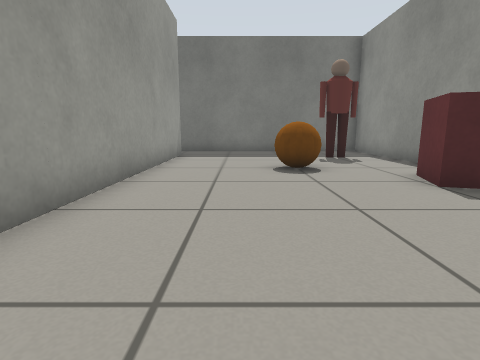
[1] (above)

24 first-person views from a walk through a robot-simulator world made for Gazebo. The camera is 0.5 m above the floor, tilts 10° down and sees 80° across. The floor is counted in squares, 0.5 m on a side. Each view is taken from the middle of a square. On the plan, view 1 faces up. The plan holds only what a view shows up to about 11 squares ahead; the rest is blank. Some stock models are drawn as simple stand-ins.

[2]
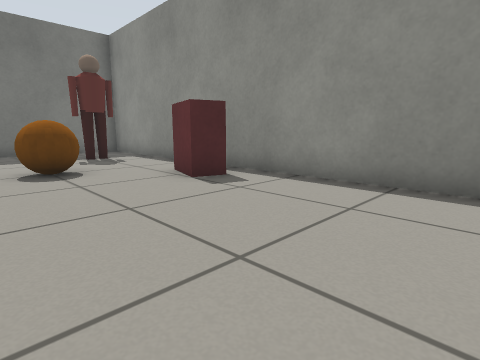

[3]
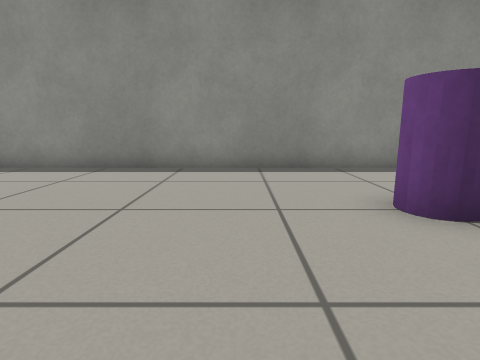

[4]
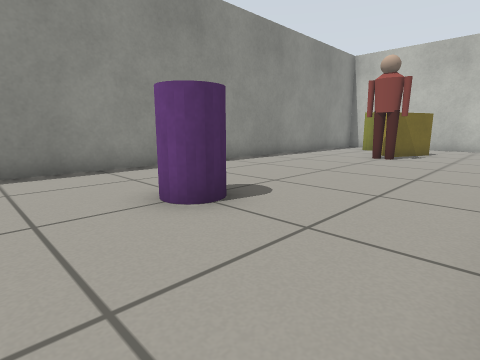

[5]
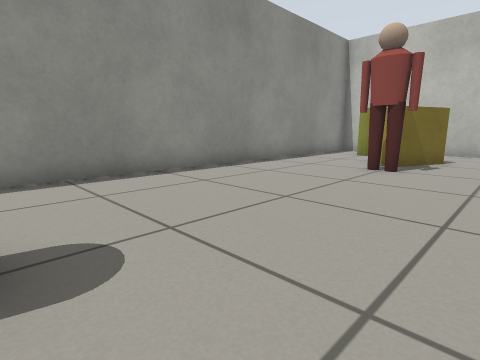

[6]
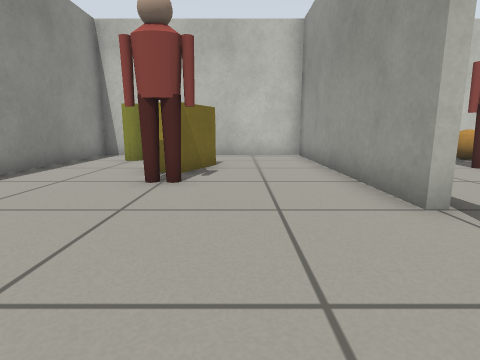

[7]
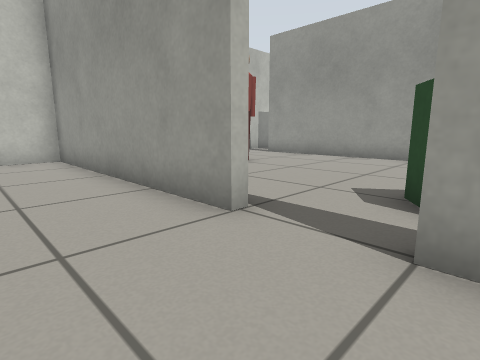

[8]
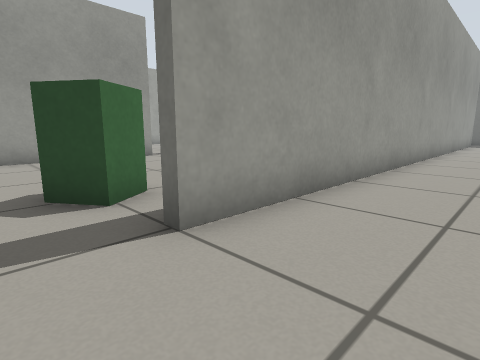

[9]
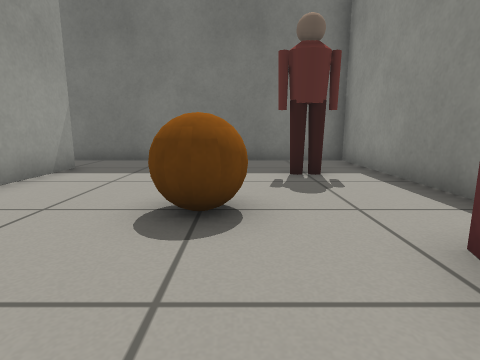

[10]
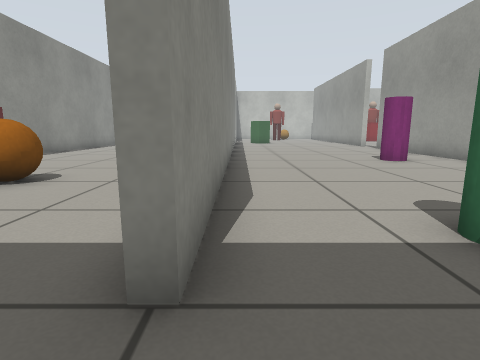

[11]
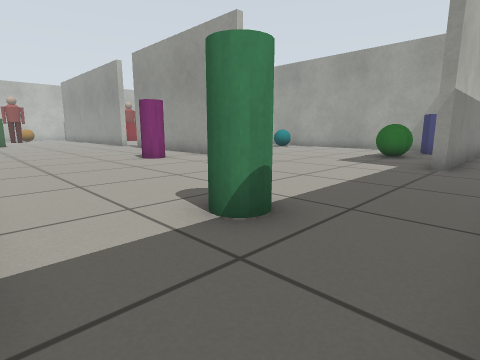

[12]
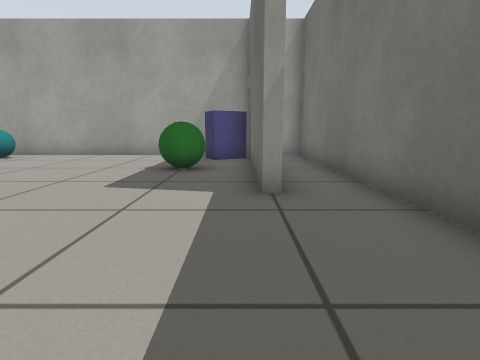

[13]
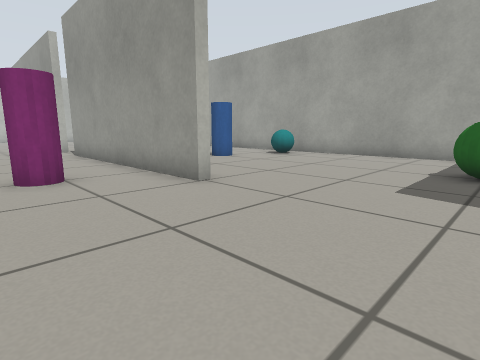

[14]
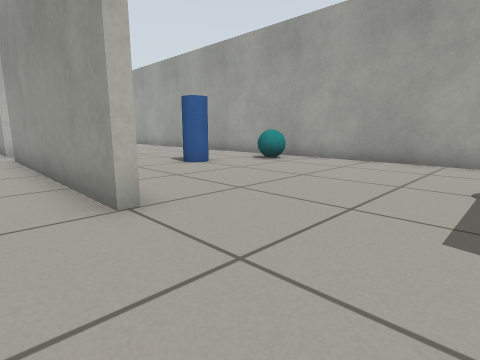

[15]
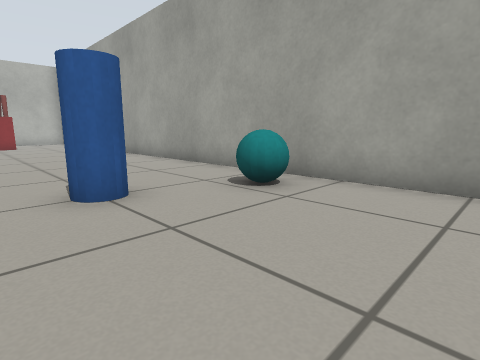

[16]
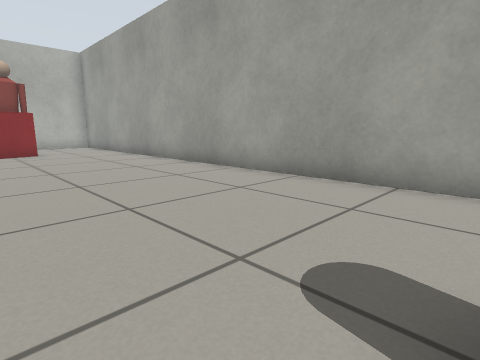

[17]
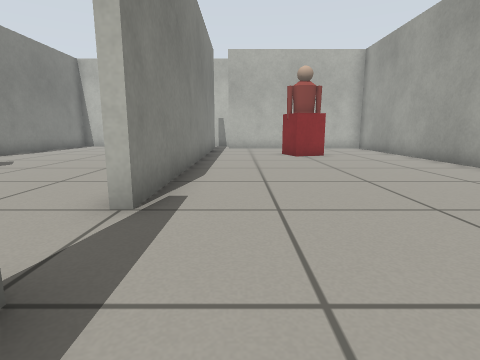

[18]
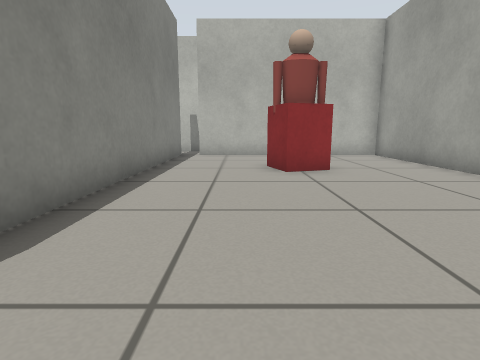

[19]
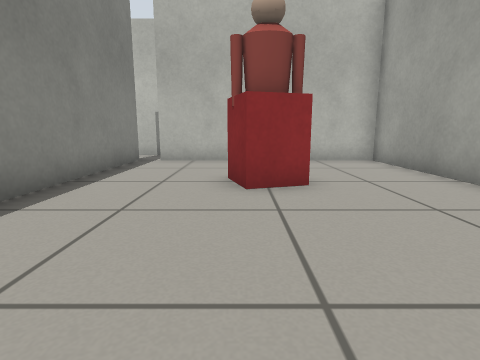

[20]
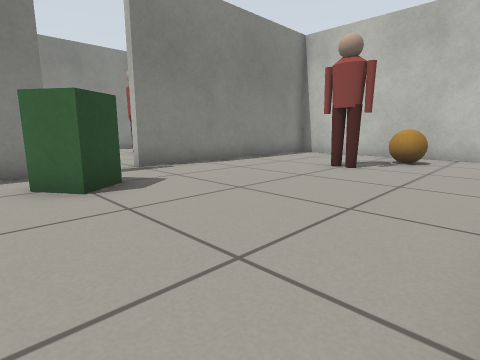

[21]
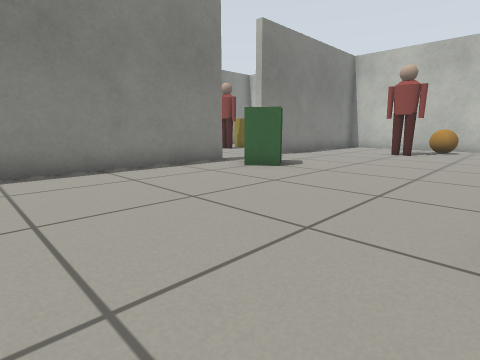

[22]
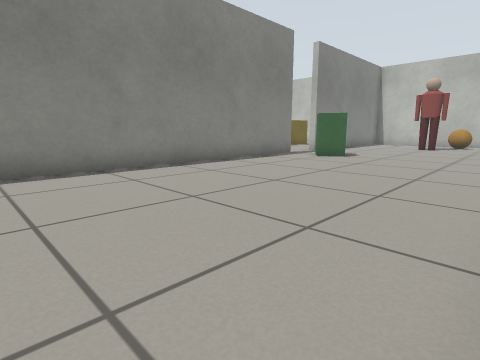

[23]
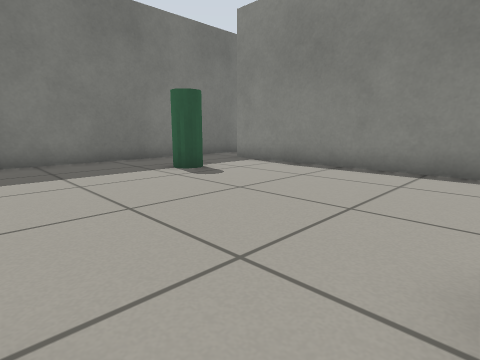

[24]
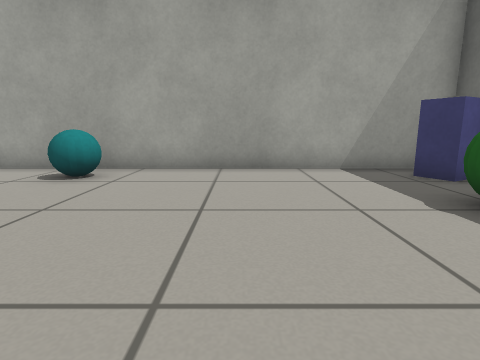

### Floor plan
Points are (right, up) in squares from view 1. A wall is a line through its corners. A room is listed if a view was taken in it or the views show most of it. See-through windows are left out.
Room 1 (views 1, 2, 3, 4, 5, 6, 7, 8, 9)
walls: (-2.7, -10.5) (-2.3, -10.5) (-2.3, -18.4) (5.3, -18.4) (5.3, 13.3) (-2.4, 13.3); (-2.3, 11.5) (-2.3, -8.5)
low walls: (-2.7, 11.5) (-2.3, 11.5)
ways out: opening at (-3, -9.5) to room 2; opening at (-3, 12.5) to room 2
objects: yellow box (1, -15) to (2, -14); person (1, -13) to (2, -12); purple cylinder (1, -5) to (2, -4); brown ball (1, 7) to (2, 8); yellow cylinder (3, -17) to (4, -16); person (3, 10) to (4, 11); red box (4, 5) to (4, 6)
Room 2 (views 10, 11, 12, 13, 14, 15, 16, 17, 18, 19, 20, 21, 22, 23, 24)
walls: (-10.8, 5.5) (-10.4, 5.5) (-10.4, -2.5); (-2.7, -8.5) (-2.7, 11.5); (-10.7, -16.5) (-10.7, -4.5) (-10.4, -4.5) (-10.4, -14.1); (-10.9, -18.4) (-5.1, -18.4); (-16.4, 11.5) (-11.4, 11.5) (-11.4, 11.4) (-18.4, 11.4) (-18.4, -16.3) (-11.4, -16.3); (-2.7, -16.1) (-2.7, -10.5); (-2.4, 13.3) (-18.4, 13.3) (-18.4, 12.6)
low walls: (-2.3, -8.5) (-2.7, -8.5)
ways out: opening at (-3, -9.5) to room 1; opening at (-3, 12.5) to room 1
objects: cyan ball (-17, 2) to (-17, 3); blue box (-17, 10) to (-17, 11); person (-15, -13) to (-14, -12); blue cylinder (-15, 1) to (-14, 2); green ball (-15, 9) to (-14, 10); brown ball (-8, -17) to (-7, -16); magenta cylinder (-8, 3) to (-8, 4); person (-7, -15) to (-6, -14); green cylinder (-6, 10) to (-5, 11); green box (-5, -9) to (-4, -8)

Positions as (right, up) in squares from view 1, and headings:
1: (0, 0), facing up
2: (0, 0), facing up-right
3: (-2, -2), facing right
4: (-2, -2), facing down-right
5: (-1, -5), facing down-right
6: (0, -7), facing down
7: (0, -8), facing down-left
8: (0, -10), facing up-left
9: (2, 4), facing up
10: (-3, 13), facing down
11: (-3, 13), facing down-left
12: (-7, 11), facing left
13: (-7, 10), facing down-left
14: (-9, 9), facing down-left
15: (-13, 6), facing down-left
16: (-13, 1), facing down-left
17: (-12, -1), facing down
18: (-13, -5), facing down
19: (-14, -7), facing down
20: (-10, -7), facing down-right
21: (-10, -2), facing down-right
22: (-10, 2), facing down-right
23: (-10, 4), facing up-right
24: (-11, 6), facing left
